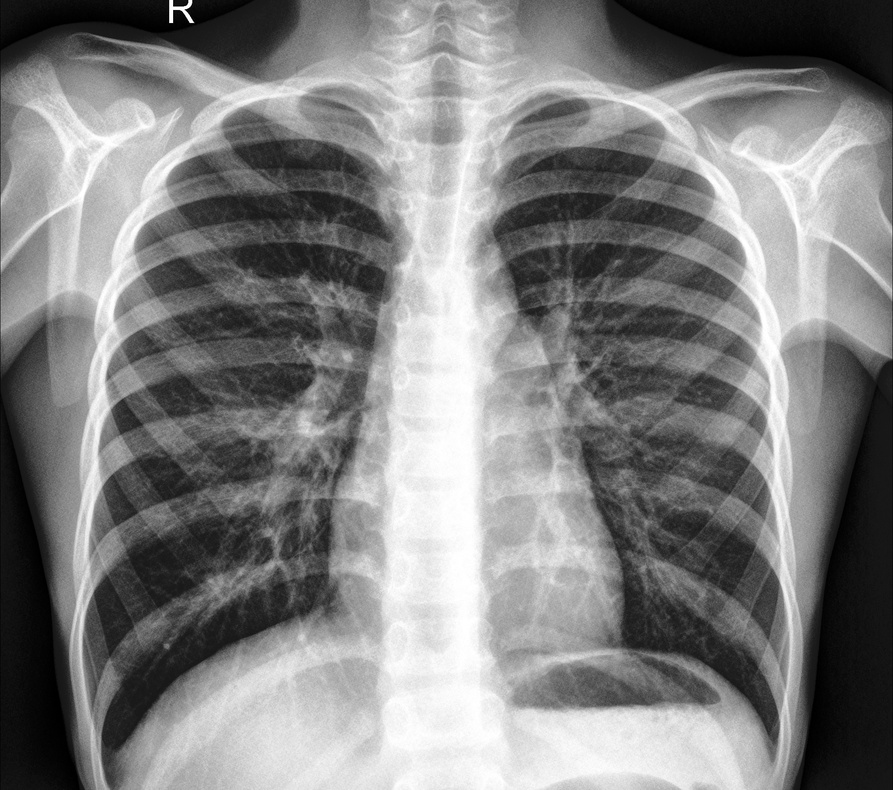
#> input picture Dataset/Normal_traing_050.jpeg, 893 x 790 px, shrunk from 2053 x 1818 before the run, found by its file name
$ jupyter execute tarea3_IA.ipynb   (older library calls are emulated)
#> lines starting #> are read from the running program, lines starting #| are printed output that depends on the picture
# Filtro de Imágenes - Tarea 3 - Axel Chaves Reyes, Pablo Hidalgo Navarro

[cell 1]
import cv2
import matplotlib.pyplot as plt


def aplicarFiltros(pImagen):

    # Cargar la imagen y convertirla a grises
#> called with pImagen = 'Tarea3_IA\\Dataset\\Normal_traing_050.jpeg'
    imagen = cv2.imread(pImagen, cv2.IMREAD_GRAYSCALE)
#> imagen is the input picture: shape (790, 893); min 0, max 255, mean 128.1

    # Aplicar el filtro de desenfoque gaussiano con kernel de 15x15
    imagen_desenfocada = cv2.GaussianBlur(imagen, (15, 15), 0)

    # Aplicar el filtro de Sobel con kernel 7x7
    sobel_x = cv2.Sobel(imagen, cv2.CV_64F, 1, 0, ksize=25)
    sobel_y = cv2.Sobel(imagen, cv2.CV_64F, 0, 1, ksize=25)
    sobel = cv2.magnitude(sobel_x, sobel_y)

    # Aplicar el filtro de Canny con rango 50-200
    canny = cv2.Canny(imagen, 50, 150)
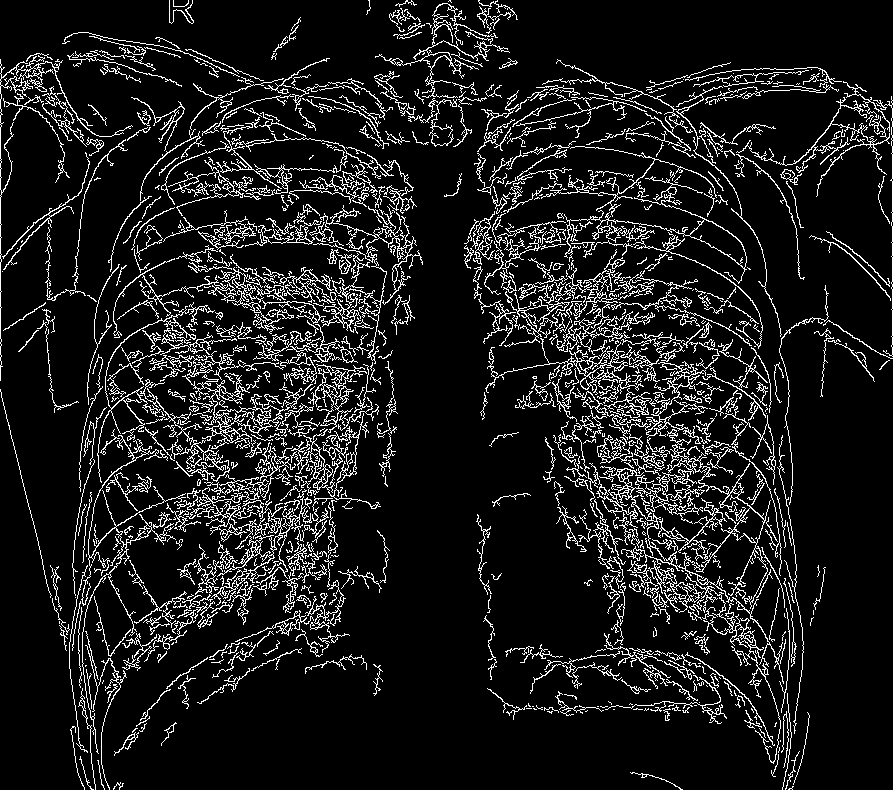
#> canny: shape (790, 893); 10.7% white in thin lines or dots

    # Aplicar el filtro bilateral
    bilateral = cv2.bilateralFilter(imagen, 50, 500, 500)

    # Mostrar las imágenes
    plt.figure(figsize=(20, 10))

    plt.subplot(1, 5, 1)
    plt.imshow(imagen, cmap='gray')
    plt.title("Imagen Original")
    plt.axis("off")

    plt.subplot(1, 5, 2)
    plt.imshow(imagen_desenfocada, cmap='gray')
    plt.title("Imagen Desenfocada")
    plt.axis("off")

    plt.subplot(1, 5, 3)
    plt.imshow(sobel, cmap='gray')
    plt.title("Filtro Sobel")
    plt.axis("off")

    plt.subplot(1, 5, 4)
    plt.imshow(canny, cmap='gray')
    plt.title("Filtro Canny")
    plt.axis("off")

    plt.subplot(1, 5, 5)
    plt.imshow(bilateral, cmap='gray')
    plt.title("Filtro Bilateral")
    plt.axis("off")

    plt.show()

[cell 2]
aplicarFiltros("Tarea3_IA\\Dataset\\Normal_traing_050.jpeg")

[cell 3]
aplicarFiltros("Tarea3_IA\\Dataset\\Covid_train_040.jpeg")
#> call 2 of aplicarFiltros, with pImagen = 'Tarea3_IA\\Dataset\\Covid_train_040.jpeg'
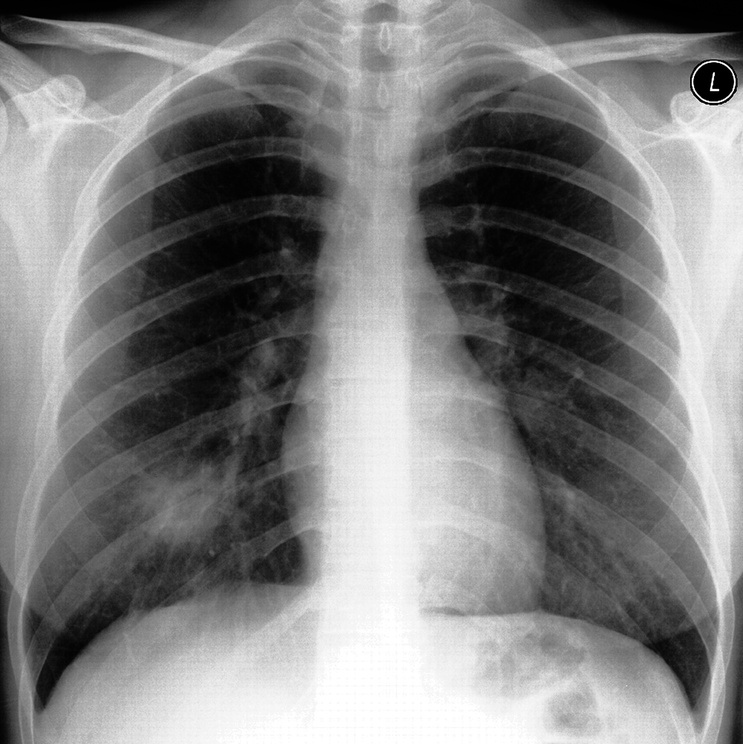
#> input picture Dataset/Covid_train_040.jpeg, 743 x 744 px, shrunk from 1708 x 1710 before the run, found by its file name
#> in aplicarFiltros, imagen is the input picture: shape (744, 743); min 0, max 255, mean 128.1
#> in aplicarFiltros (call 2), `sobel_y = cv2.Sobel(imagen, cv2.CV_64F, 0, 1, ksize=25)`:
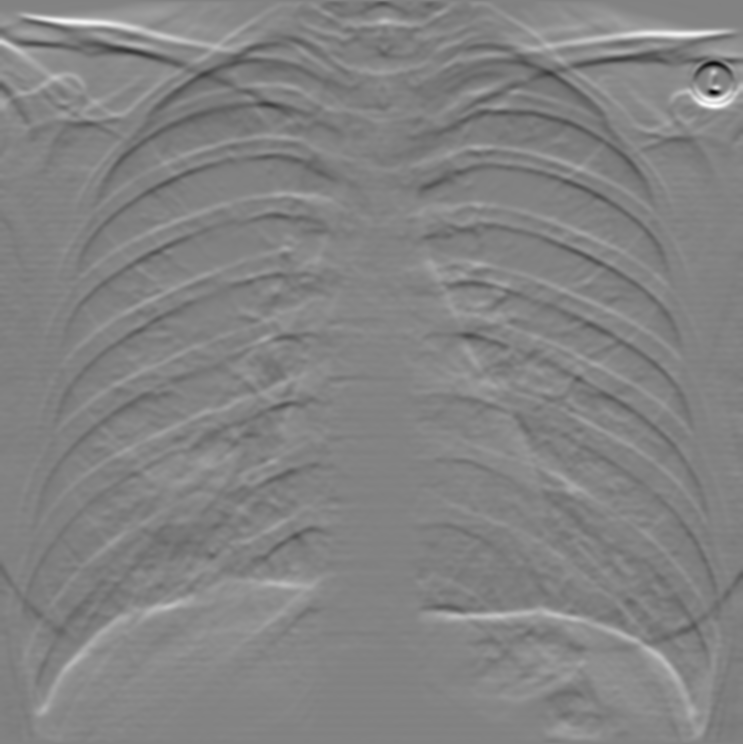
#> sobel_y: shape (744, 743) float64; min -3.15e+15, max 3.01e+15, mean 2.9e+13; drawn with min black and max white
#> in aplicarFiltros (call 2), `canny = cv2.Canny(imagen, 50, 150)`:
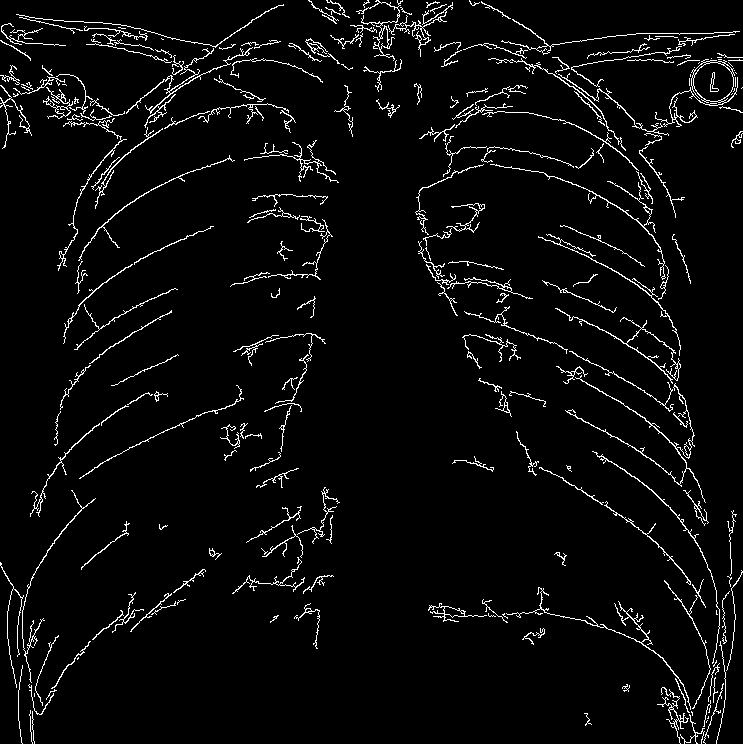
#> canny: shape (744, 743); 4.1% white in thin lines or dots

[cell 4]
aplicarFiltros("Tarea3_IA\Dataset\\Pneumonia_train_010.jpeg")
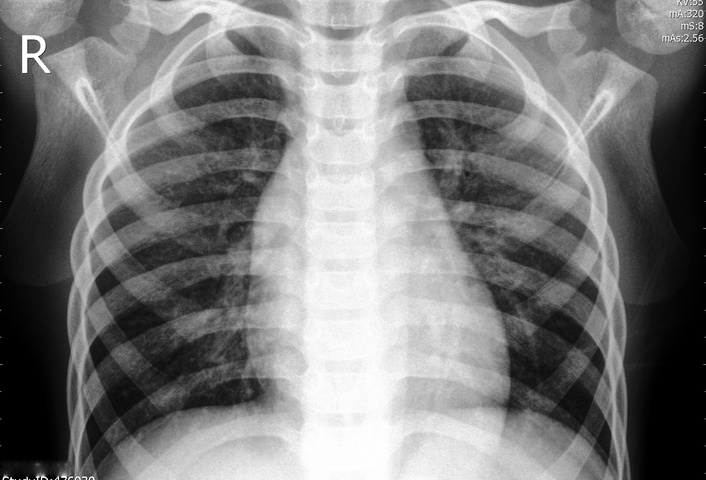
#> input picture Dataset/Pneumonia_train_010.jpeg, 706 x 480 px, shrunk from 1624 x 1104 before the run, found by its file name
#> in aplicarFiltros, imagen is the input picture: shape (480, 706); min 0, max 255, mean 123.4
#> in aplicarFiltros (call 3), `sobel_y = cv2.Sobel(imagen, cv2.CV_64F, 0, 1, ksize=25)`:
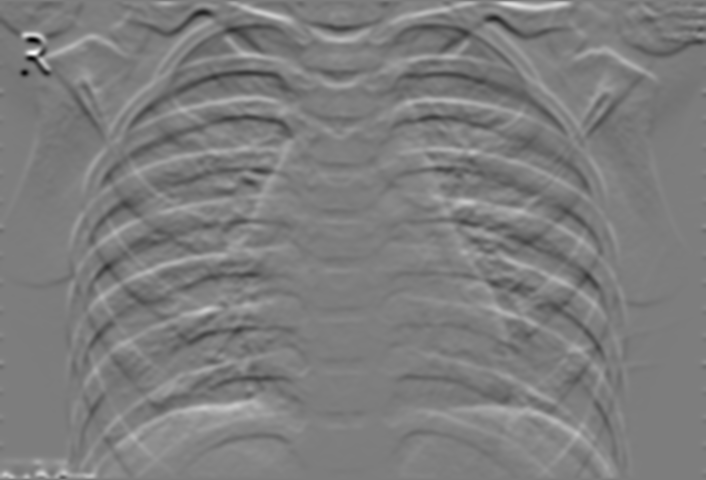
#> sobel_y: shape (480, 706) float64; min -3.09e+15, max 3.17e+15, mean 2.95e+12; drawn with min black and max white
#> in aplicarFiltros (call 3), `sobel = cv2.magnitude(sobel_x, sobel_y)`:
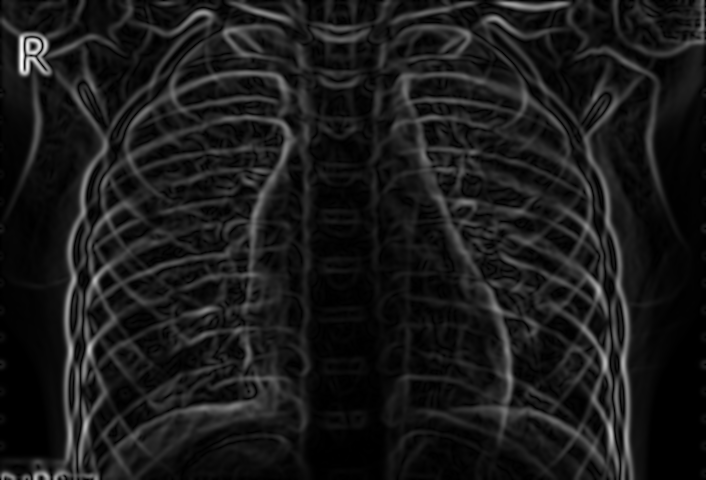
#> sobel: shape (480, 706) float64; min 0, max 3.74e+15, mean 3.82e+14; drawn with min black and max white
#> in aplicarFiltros (call 3), `canny = cv2.Canny(imagen, 50, 150)`:
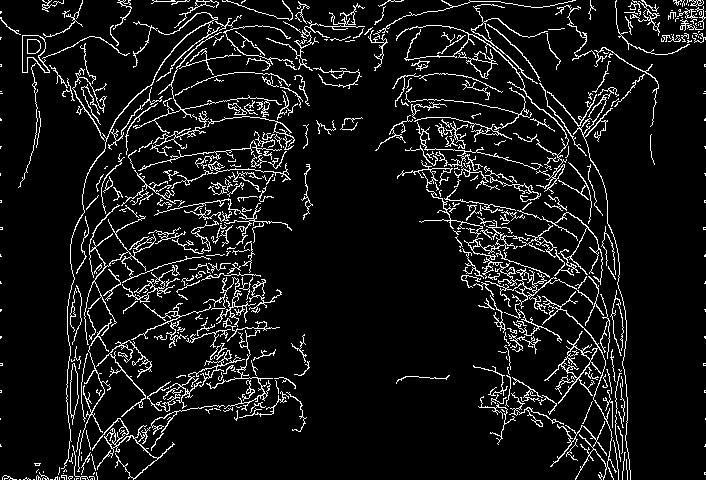
#> canny: shape (480, 706); 8.6% white in thin lines or dots
#> in aplicarFiltros (call 3), `bilateral = cv2.bilateralFilter(imagen, 50, 500, 500)`:
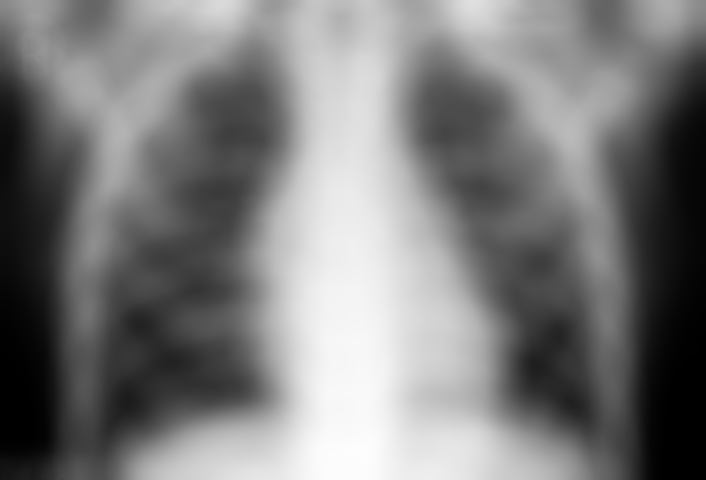
#> bilateral: shape (480, 706); min 0, max 253, mean 123.4
